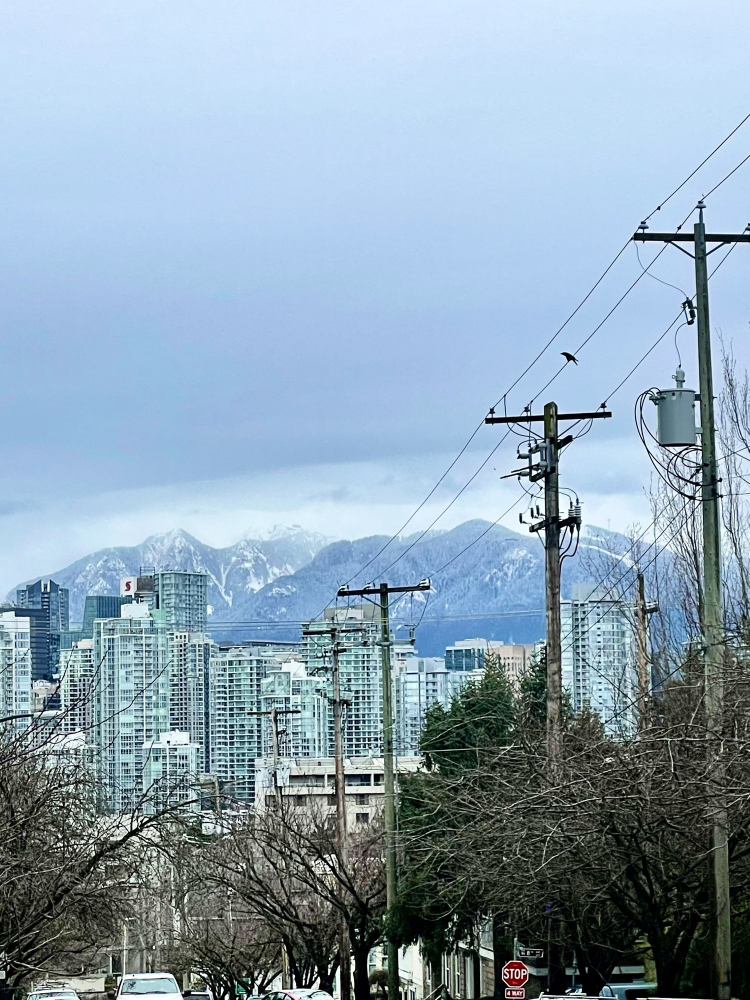
#> input picture eyelingual/_src/scene.jpg, 1500 x 2000 px, found by its file name (shown at 1/2 size)
$ python make-symptom-images.py _src/scene.jpg _src/dip.jpg
#> lines starting #> are read from the running program, lines starting #| are printed output that depends on the picture; after the words box and inside, x2 and y2 are one past the last pixel; in counts of white or black regions, pixels touching at a corner belong together
#!/usr/bin/env python3
# -*- coding: utf-8 -*-
"""
Builds the "what do you see?" tiles, and the diplopia picker tiles.

    python3 tools/make-symptom-images.py _src/scene.jpg _src/dip.jpg

Two source photographs, because they answer different questions:

  scene.jpg  a wide view with fine linear detail — power lines, building edges.
             Blur and distortion are only legible against straight lines, so a
             soft landscape would show nothing.
  dip.jpg    a hard vertical and one bright disc against near-empty sky.
             Doubling has to be unmistakable, and soft repeating texture doubled
             just looks like more texture.

RENDERING CONVENTIONS
  - Field loss (tunnel, half, quadrant, patch) renders PALE, not black. Patients
    do not perceive missing field as darkness; the brain fills in and they
    describe things as simply absent.
  - A retinal detachment curtain renders DARK, because that is the word patients
    use — a shadow or curtain coming across.
  - Every tile is circle-masked: the convention on any field chart, and it says
    "one eye's view" without a word of text.

Worth knowing when revisiting this: Crabb et al., Ophthalmology 2013, showed
glaucoma patients renderings of their own field loss. Almost none chose a black
tunnel; most chose blurred or missing patches. Pale masking is a compromise
between that finding and legibility at thumbnail size — it reads clearly on a
2-column grid where soft blur does not. If a reviewer disagrees, the veil colour
is one constant.
"""
import os, sys, math
import numpy as np
from PIL import Image, ImageDraw, ImageFilter, ImageEnhance

try:
    import pillow_heif
    pillow_heif.register_heif_opener()
#> (this line was passed over: pillow_heif is not available in this run)
except ImportError:
    pass

ROOT = os.path.dirname(os.path.dirname(os.path.abspath(__file__)))
OUT = os.path.join(ROOT, "img")
SIZE = 620
BG = (13, 9, 8)
PALE = (247, 241, 232)
LOST = (24, 24, 27)     # field loss: dark grey, softened, never pure black
SEP_H, SEP_V = .155, .160   # doubling offset, as a fraction of the tile


def load_square(path, cx=0.5, cy=0.5, frac=1.0):
    """Square crop centred on (cx, cy) as fractions of the frame, with a side of
    `frac` x the shorter edge. Framing is explicit rather than automatic because
    each source has one thing that has to end up centred."""
    im = Image.open(path).convert("RGB")
    w, h = im.size
    side = int(min(w, h) * frac)
    left = int(round(cx * w - side / 2))
    top = int(round(cy * h - side / 2))
    left = max(0, min(left, w - side))
    top = max(0, min(top, h - side))
    return im.crop((left, top, left + side, top + side)).resize((SIZE, SIZE), Image.LANCZOS)


def circle_mask(size, feather=2):
#> called with size = 620, feather = 2
    m = Image.new("L", (size * 2, size * 2), 0)
#> m: PIL image 1240x1240 L; every value is 0
    ImageDraw.Draw(m).ellipse([0, 0, size * 2 - 1, size * 2 - 1], fill=255)
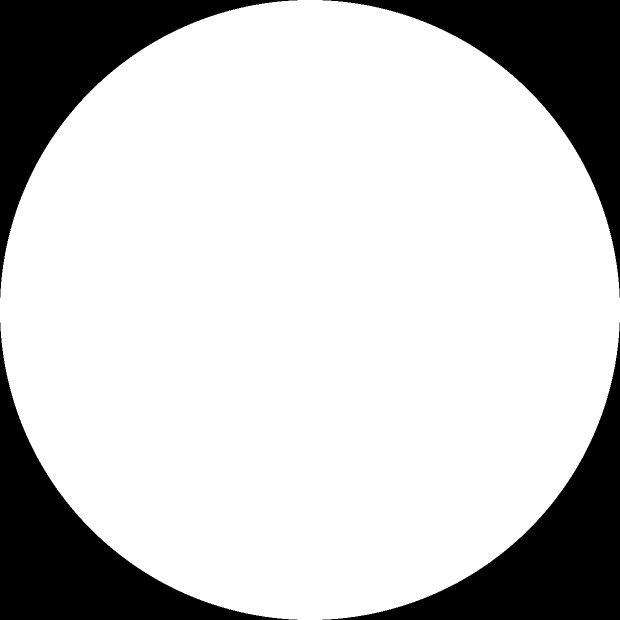
#> m: PIL image 1240x1240 L (shown at 1/2 size); 78.5% white; 4 black regions, box (x1, y1, x2, y2) and area: (0, 0, 595, 595) 82538, (645, 0, 1240, 595) 82538, (0, 645, 595, 1240) 82538, (645, 645, 1240, 1240) 82538
    return m.resize((size, size), Image.LANCZOS).filter(ImageFilter.GaussianBlur(feather))


def grad(fn):
    xs = np.linspace(0, 1, SIZE)
    X, Y = np.meshgrid(xs, xs)
    return Image.fromarray((np.clip(fn(X, Y), 0, 1) * 255).astype(np.uint8), "L")


def veil(base, mask, colour=PALE):
    return Image.composite(Image.new("RGB", base.size, colour), base, mask)


def lost(base, mask, blur=None, strength=.88):
    """Field loss: blurred and darkened together, with the mask's own gradient
    giving a soft edge. Two things are happening at once because that is how it
    is depicted clinically — detail goes first, then luminance — and a hard-edged
    black wedge implies a sharper boundary than patients report."""
    blur = blur if blur is not None else SIZE * .022
    merged = Image.composite(base.filter(ImageFilter.GaussianBlur(blur)), base, mask)
    return Image.composite(Image.new("RGB", base.size, LOST), merged,
                           mask.point(lambda v: int(v * strength)))


# ------------------------------------------------------------------ effects --
def f_normal(im):
    return im


def f_blur(im):
    return im.filter(ImageFilter.GaussianBlur(SIZE * 0.014))


def f_distort(im):
    """Metamorphopsia. Strongest centrally, which is where macular disease
    actually distorts, and strong enough that straight lines visibly bend."""
    a = np.asarray(im).astype(np.float32)
    n = SIZE
    ys, xs = np.mgrid[0:n, 0:n].astype(np.float32)
    r = np.sqrt((xs - n/2)**2 + (ys - n/2)**2) / (n/2)
    fall = np.clip(1 - r / 0.95, 0, 1) ** 1.1
    amp = n * 0.105
    dx = np.sin(ys / n * math.pi * 2.2) * amp * fall
    dy = np.cos(xs / n * math.pi * 1.9) * amp * fall * 0.8
    sx = np.clip(xs + dx, 0, n - 1).astype(np.int32)
    sy = np.clip(ys + dy, 0, n - 1).astype(np.int32)
    return Image.fromarray(a[sy, sx].astype(np.uint8), "RGB")


def f_faded(im):
    im = ImageEnhance.Color(im).enhance(0.25)
    im = ImageEnhance.Contrast(im).enhance(0.45)
    return Image.blend(im, Image.new("RGB", im.size, PALE), 0.34)


def f_central(im):
    return veil(im, grad(lambda X, Y: 1 - np.clip(
        (np.sqrt((X-.5)**2 + (Y-.5)**2) - .11) / .17, 0, 1)), (18, 16, 15))


def f_curtain(im):
    """One curtain, diagonal. A detachment does not advance as a tidy horizontal
    line; patients describe a shadow coming across from one upper quadrant."""
    def f(X, Y):
        edge = .78 + .05*np.sin(X*math.pi*2.3) + .03*np.sin(Y*math.pi*4.1)
        return np.clip((edge - (X*0.62 + Y*0.78)) / .11, 0, 1)
    return veil(im, grad(f), (10, 10, 12))


def f_floaters(im):
    """Vitreous opacities. Two densities, because real floaters are not uniform:
    the older specks and strands sit darker, and a second, lighter grey layer
    carries the shapes patients actually describe — squiggly worms, tangled
    cobwebs, and a ring. The ring is a Weiss ring, the detached annulus of
    glial tissue seen after a posterior vitreous detachment, and it is worth
    including precisely because a patient who recognises it has told you
    something specific.

    Everything is drawn at 2x and downsampled so edges stay soft. Floaters are
    out of focus by definition — they sit in front of the retina — so crisp
    edges would look wrong."""
    s = SIZE * 2
    rng = np.random.default_rng(7)

    # ---- layer one: the original specks and strands, darkest ---------------
    dark = Image.new("L", (s, s), 0)
    d = ImageDraw.Draw(dark)
    for _ in range(16):
        x, y = rng.uniform(.08, .92, 2) * s
        r = rng.uniform(.008, .026) * s
        d.ellipse([x - r, y - r * rng.uniform(.5, 1.4), x + r, y + r], fill=210)
    for _ in range(5):
        x, y = rng.uniform(.15, .85, 2) * s
        pts, ang = [], rng.uniform(0, math.tau)
        for _ in range(7):
            ang += rng.uniform(-.7, .7)
            x += math.cos(ang) * s * .022
            y += math.sin(ang) * s * .022
            pts.append((x, y))
        d.line(pts, fill=190, width=int(s * .006), joint="curve")
    dark = dark.resize((SIZE, SIZE), Image.LANCZOS).filter(ImageFilter.GaussianBlur(SIZE * .006))

    # ---- layer two: squiggles, tangles, a Weiss ring, lighter grey ---------
    mid = Image.new("L", (s, s), 0)
    d = ImageDraw.Draw(mid)

    def squiggle(cx, cy, length, amp, ang0, width, fill):
        pts = []
        for k in range(26):
            t = k / 25
            along = (t - .5) * length
            off = math.sin(t * math.pi * 3.0 + ang0) * amp
            pts.append((cx + math.cos(ang0) * along - math.sin(ang0) * off,
                        cy + math.sin(ang0) * along + math.cos(ang0) * off))
        d.line(pts, fill=fill, width=width, joint="curve")

    for cx, cy, ln, ang in [(.30, .30, .20, .5), (.68, .26, .16, 2.4), (.58, .74, .18, 1.1)]:
        squiggle(cx * s, cy * s, ln * s, s * .014, ang, int(s * .0125), 232)

    def tangle(cx, cy, spread, n, fill):
        for _ in range(n):
            x, y = cx * s + rng.uniform(-spread, spread) * s, cy * s + rng.uniform(-spread, spread) * s
            pts, ang = [(x, y)], rng.uniform(0, math.tau)
            for _ in range(5):
                ang += rng.uniform(-1.5, 1.5)
                x += math.cos(ang) * s * .012
                y += math.sin(ang) * s * .012
                pts.append((x, y))
            d.line(pts, fill=fill, width=int(s * .0075), joint="curve")

    tangle(.24, .62, .038, 9, 238)
    tangle(.79, .30, .032, 7, 228)

    # Weiss ring — an incomplete, slightly oval annulus, not a drawn circle
    rcx, rcy, rr = .46 * s, .44 * s, .052 * s
    d.arc([rcx - rr, rcy - rr * .86, rcx + rr, rcy + rr * .86], 25, 335,
          fill=240, width=int(s * .0125))

    mid = mid.resize((SIZE, SIZE), Image.LANCZOS).filter(ImageFilter.GaussianBlur(SIZE * .0035))

    out = veil(im, dark, (22, 22, 26))
    return veil(out, mid, (46, 46, 52))


def f_flashes(im):
    """Photopsia: an arc of light off to the side, not a central glare."""
    s = SIZE * 2
    layer = Image.new("L", (s, s), 0)
    d = ImageDraw.Draw(layer)
    cx = cy = s * .5
    R = s * .5
    for i, (frac, a0, a1) in enumerate([(.80, -42, 26), (.66, -18, 18), (.90, 8, 52)]):
        r = R * frac
        d.arc([cx-r, cy-r, cx+r, cy+r], a0, a1, fill=255 - i*30, width=int(s*.038))
    layer = layer.filter(ImageFilter.GaussianBlur(s*.016)).resize((SIZE, SIZE), Image.LANCZOS)
    return veil(im, layer.point(lambda v: min(255, int(v*1.5))), (255, 252, 240))


def f_zigzag(im):
    """Fortification spectrum — the shimmering zigzag arc of migraine aura.
    Distinct from photopsia: patterned and expanding, not a single flash."""
    s = SIZE * 2
    layer = Image.new("L", (s, s), 0)
    d = ImageDraw.Draw(layer)
    cx, cy, R = s*.50, s*.50, s*.30
    pts = []
    for k in range(34):
        t = -1.15 + k * (2.3 / 33)
        rr = R * (1.0 + (0.13 if k % 2 else -0.13))
        pts.append((cx + math.cos(t) * rr * 1.15, cy + math.sin(t) * rr))
    d.line(pts, fill=255, width=int(s*.019), joint="curve")
    layer = layer.filter(ImageFilter.GaussianBlur(s*.006)).resize((SIZE, SIZE), Image.LANCZOS)
    return veil(im, layer, (255, 250, 236))


def f_halo(im):
    """Halo around a light — corneal oedema from a pressure spike, the classic
    acute angle-closure symptom. Drawn as a target: a bright core, a soft glow,
    and one distinct ring, which is what patients describe and what a 22-degree
    sun halo looks like. Placed in the sky so the light source is unambiguous;
    a glow floating over buildings reads as a lens flare instead."""
    xs = np.linspace(0, 1, SIZE)
    X, Y = np.meshgrid(xs, xs)
    cx, cy = .44, .225
    r = np.sqrt((X - cx) ** 2 + ((Y - cy) * 1.0) ** 2)

    core = np.exp(-(r / .042) ** 2)                     # the light itself
    bloom = np.exp(-(r / .115) ** 1.6) * .55            # glare around it
    ring = np.exp(-((r - .185) / .020) ** 2) * .95      # the halo
    inner = np.clip(1 - r / .185, 0, 1) ** 2 * .13      # faint haze inside the ring

    m = np.clip(core + bloom + ring + inner, 0, 1)
    mask = Image.fromarray((m * 255).astype(np.uint8), "L")
    # a hint of colour separation in the ring, as in a real halo
    warm = Image.fromarray((np.clip(np.exp(-((r - .199) / .017) ** 2) * .5, 0, 1) * 255)
                           .astype(np.uint8), "L")
    out = veil(im, mask, (255, 253, 246))
    return veil(out, warm, (255, 214, 150))


def f_patch(im):
    """A discrete scotoma: one area absent, everything around it intact."""
    return lost(im, grad(lambda X, Y: 1 - np.clip(
        (np.sqrt(((X-.715)/.098)**2 + ((Y-.545)/.092)**2) - .74) / .40, 0, 1)))


def f_tunnel(im):
    return lost(im, grad(lambda X, Y: np.clip(
        (np.sqrt((X-.5)**2 + (Y-.5)**2) - .16) / .13, 0, 1)))


def f_half(im):
    return lost(im, grad(lambda X, Y: np.clip((X - .50) / .085, 0, 1)))


def f_quadrant(im):
    return lost(im, grad(lambda X, Y: np.clip((X-.50)/.085, 0, 1) * np.clip((.50-Y)/.085, 0, 1)))


TILES = [
    ("normal", f_normal), ("blur", f_blur), ("distort", f_distort), ("faded", f_faded),
    ("central", f_central), ("curtain", f_curtain), ("floaters", f_floaters),
    ("flashes", f_flashes), ("zigzag", f_zigzag), ("halo", f_halo), ("patch", f_patch),
    ("tunnel", f_tunnel), ("half", f_half), ("quadrant", f_quadrant),
]


# ------------------------------------------------------------- diplopia ------
def diplopia(base, mode):
    """Both images are genuinely perceived, so the ghost is blended rather than
    faded to a hint. Separation is generous: at thumbnail size a subtle offset
    reads as camera shake, not as two objects."""
    if mode is None:
        return base
    # Split the offset either side of centre rather than pasting one copy to the
    # right of the other. Offsetting in one direction leaves the gap between the
    # two images sitting half a shift off centre, and the crop cannot be nudged
    # back — it is already flush against the edge of the source frame.
    # Horizontal only: the vertical tile keeps the one-sided offset.
    if mode == "h":
        h = int(SIZE * SEP_H) // 2
        left = base.copy();  left.paste(base, (-h, 0))
        right = base.copy(); right.paste(base, (h, 0))
        return Image.blend(left, right, 0.5)

    dy = int(SIZE * SEP_V)
    # Seed the ghost with the base rather than empty canvas: filling with
    # background left an uncovered strip along one edge which then blended to a
    # dark band — the "shadow" down the side.
    ghost = base.copy()
    ghost.paste(base, (0, dy))
    return Image.blend(base, ghost, 0.5)


def main():
    scene = sys.argv[1] if len(sys.argv) > 1 else os.path.join(ROOT, "_src", "scene.jpg")
    dip = sys.argv[2] if len(sys.argv) > 2 else os.path.join(ROOT, "_src", "dip.jpg")
    os.makedirs(OUT, exist_ok=True)
    mask = circle_mask(SIZE)
    total = 0

    def emit(name, img):
        nonlocal total
        canvas = Image.new("RGB", (SIZE, SIZE), BG)
        canvas.paste(img, (0, 0), mask)
        path = os.path.join(OUT, "sym-%s.jpg" % name)
        canvas.save(path, "JPEG", quality=76, optimize=True, progressive=True)
        kb = os.path.getsize(path) / 1024
        total += kb
        print("  sym-%-14s %5.0f KB" % (name + ".jpg", kb))

    base = load_square(scene, cx=.50, cy=.625, frac=1.0)   # bottom-weighted: keeps sky for the halo
#> in load_square, im is the input picture: PIL image 1500x2000 RGB; mean R, G, B 139.8, 161.7, 178.2
    for name, fn in TILES:
        emit(name, fn(base.copy()))
#> this loop made 14 passes
#> pass 1, in emit, `canvas = Image.new("RGB", (SIZE, SIZE), BG)`:
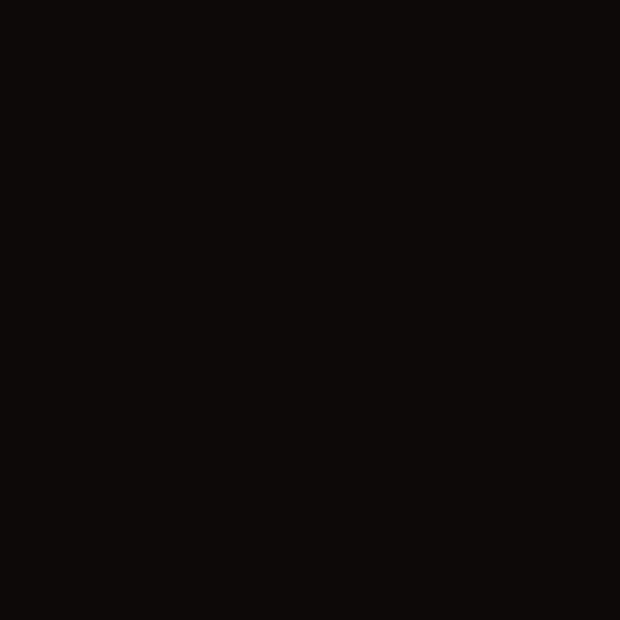
#> canvas: PIL image 620x620 RGB; mean R, G, B 13, 9, 8
#> pass 1, in emit, `canvas.save(path, "JPEG", quality=76, optimize=True, progressive=True)`:
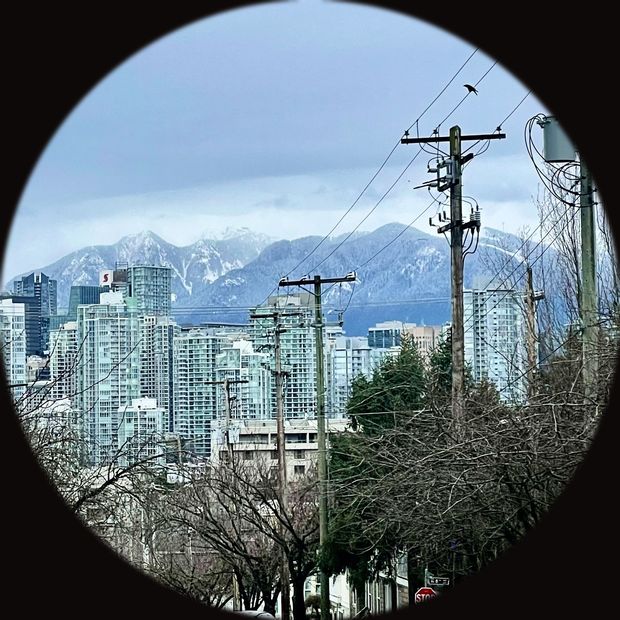
#> saved as sym-normal.jpg: PIL image 620x620 RGB; mean R, G, B 101.4, 117.5, 127.6

    if os.path.exists(dip):
        # A hard vertical against a bright, near-empty sky, plus one discrete
        # bright disc. Both double unambiguously: two towers, two suns. Earlier
        # sources failed here — a tree crown is repeating texture, so a shifted
        # copy overlaps like with like and reads as one blurry tree.
        #
        # Framing is measured, not guessed. In the source the tower stands at
        # x .546 and spans y .263 to .735 — 1232 px of a 2643 px frame — so any
        # crop under about 1250 px cannot contain it and clips the spire. The
        # side is capped at 2 x (1500 - 819) = 1362 px, the widest square that
        # still lets the tower sit horizontally centred; wider and it gets
        # pushed back off centre by the edge of the frame. cy .476 keeps the whole tower
        # in shot with the sun just below the centre line, trading a little of the
        # water for headroom above the spire. The crop can only shift, not
        # shrink: at frac .908 there is barely 130 px of margin around the
        # tower, so a tighter square starts cutting the spire again.
        DCX, DCY, DFR = .546, .476, .908
        dbase = load_square(dip, cx=DCX, cy=DCY, frac=DFR)
#> call 2 of load_square, with path = '_src/dip.jpg', cx = 0.546, cy = 0.476, frac = 0.908
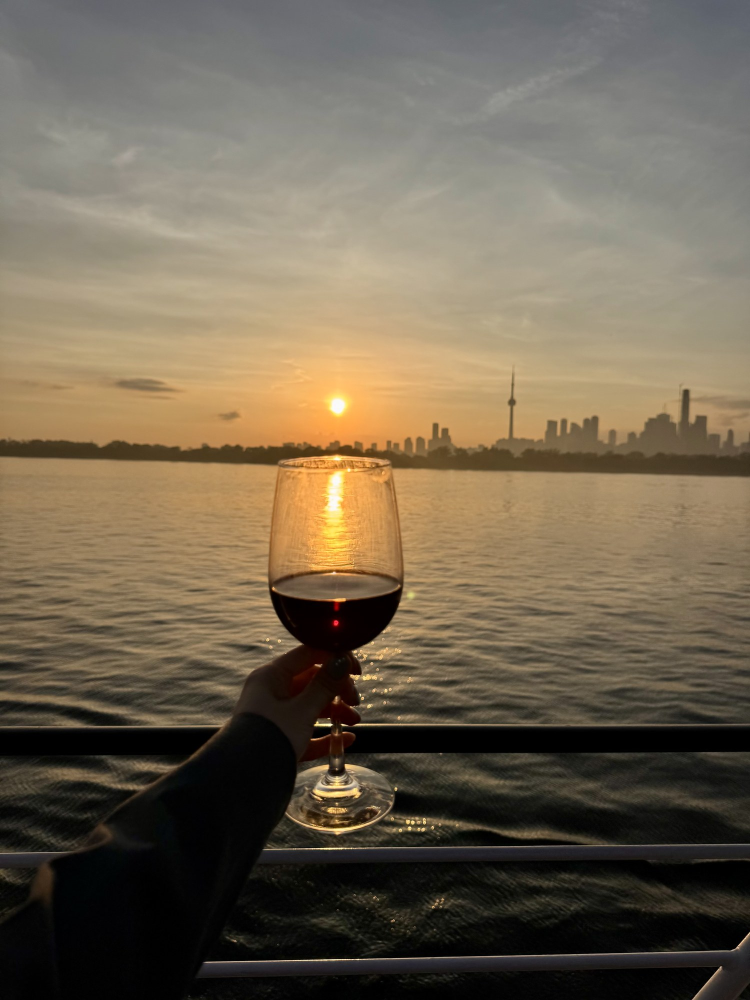
#> input picture eyelingual/_src/dip.jpg, 1500 x 2000 px, found by its file name (shown at 1/2 size)
#> in load_square, im is the input picture: PIL image 1500x2000 RGB; mean R, G, B 112.3, 100.2, 81.4
#> in load_square (call 2), `return im.crop((left, top, left + side, top + side)).resize((SIZE, SIZ..`:
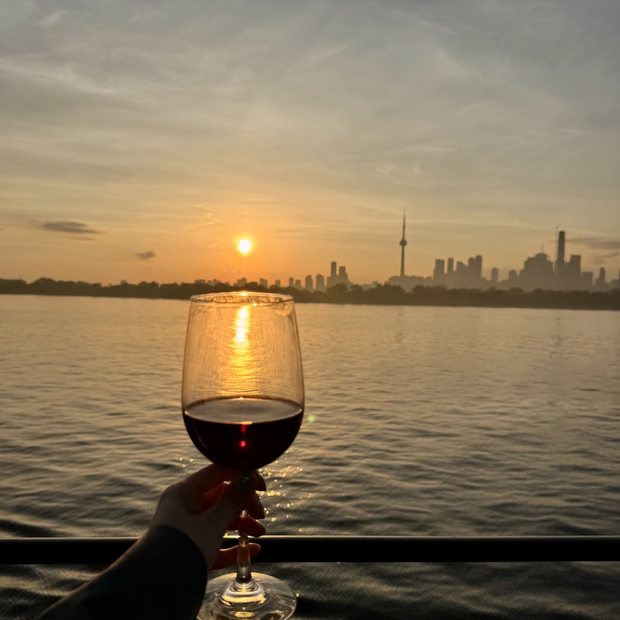
#> returned value: PIL image 620x620 RGB; mean R, G, B 136.8, 118.8, 91.8
        for name, mode in [("dip-single", None), ("dip-h", "h"), ("dip-v", "v")]:
            emit(name, diplopia(dbase.copy(), mode))
#> this loop made 3 passes
#> pass 1, in emit (call 15), `canvas.save(path, "JPEG", quality=76, optimize=True, progressive=True)`:
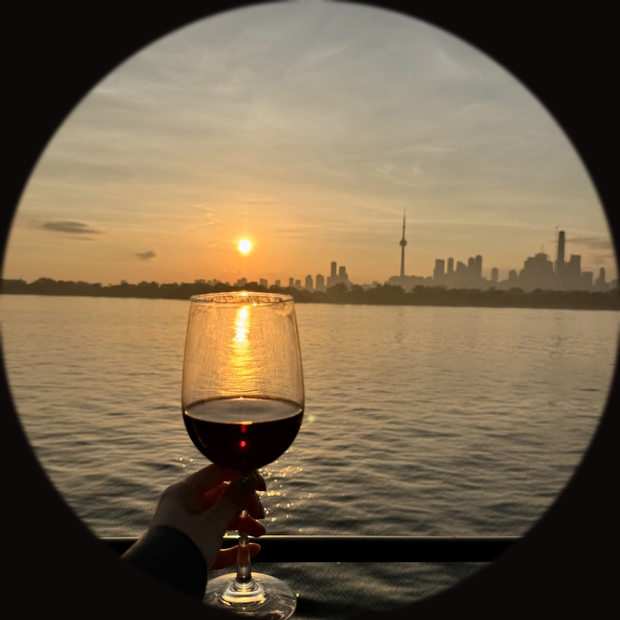
#> saved as sym-dip-single.jpg: PIL image 620x620 RGB; mean R, G, B 118.1, 100.3, 75.5
#> pass 2, in emit (call 16), `canvas.save(path, "JPEG", quality=76, optimize=True, progressive=True)`:
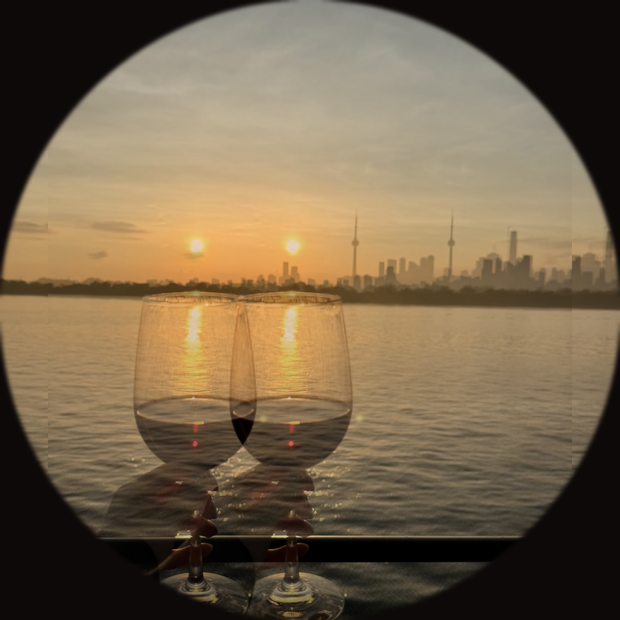
#> saved as sym-dip-h.jpg: PIL image 620x620 RGB; mean R, G, B 117.5, 99.8, 75.1
    else:
        print("  (no diplopia source at %s — skipped)" % dip)

    print("\n%d tiles, %.0f KB total" % (len(TILES) + (3 if os.path.exists(dip) else 0), total))


if __name__ == "__main__":
    main()
